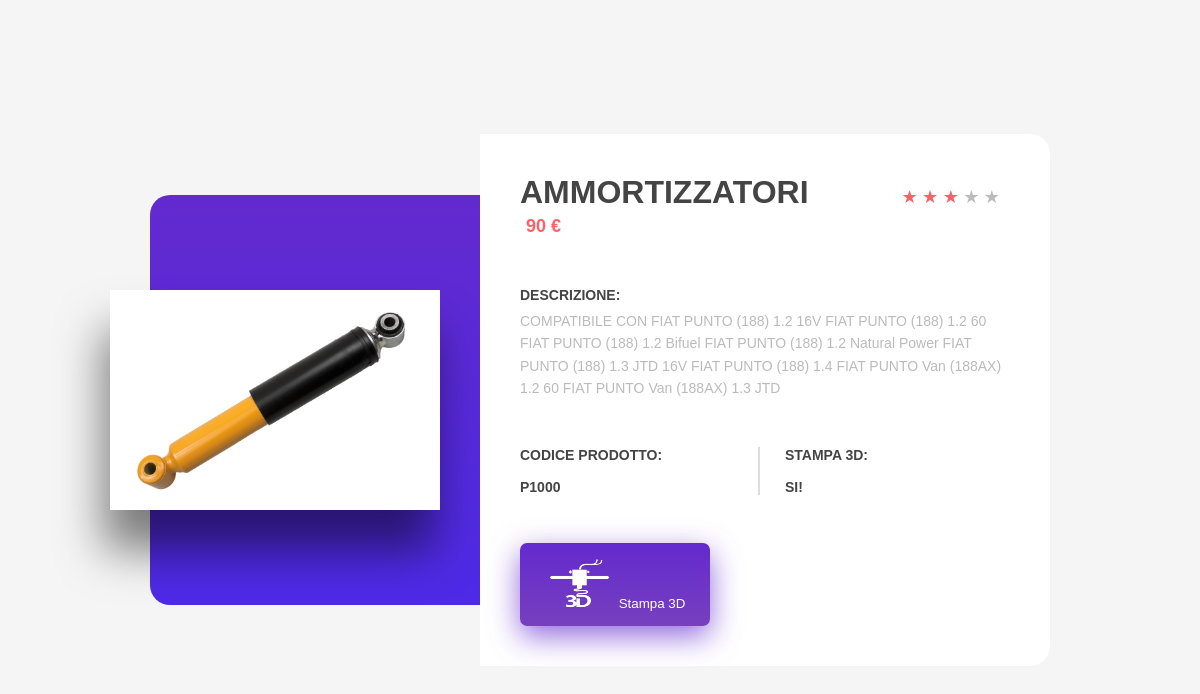
The page /cart_system/product/single-product.php?id=1 on the database its author committed.
### tables this page shows
CREATE TABLE `product` (
  `id` int(11) NOT NULL,
  `product_name` varchar(255) NOT NULL,
  `product_price` varchar(100) NOT NULL,
  `product_qty` int(11) NOT NULL DEFAULT 1,
  `product_image` varchar(255) NOT NULL,
  `product_code` varchar(50) NOT NULL,
  `product_auto` varchar(20) NOT NULL,
  `product_3d` varchar(10) NOT NULL,
  `product_desc` varchar(255) NOT NULL
);

### cart_system/product/single-product.php (the view, shortened to what this page needs)
<!DOCTYPE html>
<html lang="en">
<head>
    <link rel="stylesheet" href="style.css">
</head>
<body>
    <div class="container">
    <?php
  			include 'config.php';
  			$stmt = $conn->prepare("SELECT * FROM product WHERE id='$_GET[id]'");
  			$stmt->execute();
  			$result = $stmt->get_result();
  			while ($row = $result->fetch_assoc()):
  		?>
          <div class="product-image">
            <img src="<?= $row['product_image'] ?>" alt="" class="product-pic">
          </div>
          <div class="product-details">
            <header>
              <h1 class="title"><?= $row['product_name']?></h1>
              <div class="price">
                <span class="current"><?= $row['product_price']?> €</span>
              </div>
              <div class="rate">
                <a href="#!" class="active">★</a>
                <a href="#!" class="active">★</a>
                <a href="#!" class="active">★</a>
                <a href="#!">★</a>
                <a href="#!">★</a>
              </div>
            </header>
            <article>
              <h5>Descrizione:</h5>
              <p><?= $row['product_desc']?></p>
            </article>
            <div class="controls">
              <div class="size">
                <h5>Codice prodotto: <br> <br> <?= $row['product_code']?> </h5>
              </div>
              <div class="qty">
                <h5>Stampa 3D: <br> <br> <?= $row['product_3d']?> </h5>
              </div>
            </div>
            <?php endwhile; ?>
            <div class="footer">
              <button type="button" >
                <a href="../../3d-form/3d-form.html"style="color:white">
                <img src="image/3d-stampa.png" width="70px" height="50px" alt="">
                Stampa 3D </a>
              </button>
            </div>
          </div>
        </div>
</body>
</html>

### cart_system/product/style.css (style rules this page uses)
* { font-family: 'Oswald', sans-serif; }
body { background-color: whitesmoke; height: 100vh; margin: auto; display: -webkit-box; display: -ms-flexbox; display: flex; color: #444444; }
.container { margin: 30px; width: 100%; max-width: 900px; -webkit-box-pack: center; -ms-flex-pack: center; justify-content: center; -webkit-box-orient: vertical; -webkit-box-direction: normal; -ms-flex-direction: column; flex-direction: column; -webkit-box-align: center; -ms-flex-align: center; align-items: center; }
h5 { text-transform: uppercase; margin: 0; font-size: 14px; }
a { text-decoration: none; color: #bbb; }
.product-image { display: -webkit-box; display: -ms-flexbox; display: flex; -webkit-box-orient: vertical; -webkit-box-direction: normal; -ms-flex-direction: column; flex-direction: column; -webkit-box-align: center; -ms-flex-align: center; align-items: center; background: -webkit-gradient(linear, left top, left bottom, from(#632ace), to(#4d2ae7)); background: linear-gradient(to bottom, #632ace 0%, #4d2ae7 100%); border-radius: 20px 20px 0 0; padding: 55px 0; width: 100%; margin: auto; }
.product-pic { max-width: 180px; position: relative; left: 0; margin: 40px 0; -webkit-filter: drop-shadow(-6px 40px 23px rgba(0, 0, 0, 0.5)); filter: drop-shadow(-6px 40px 23px rgba(0, 0, 0, 0.5)); }
.product-details { padding: 40px; background-color: white; border-radius: 0 0 20px 20px; }
.product-details .title { text-transform: uppercase; margin: 0; }
.product-details .price { font-weight: 700; margin-top: 5px; font-size: 18px; }
.product-details .price .current { color: #fe6168; margin-left: 6px; }
.product-details header { margin-bottom: 50px; position: relative; }
.product-details article > h5 { margin: 0; }
.product-details article > p { color: #bbb; margin: .5em 0; font-size: 14px; line-height: 1.6; }
.product-details .controls { margin: 3em 0; }
.product-details .controls > div { -webkit-box-flex: 1; -ms-flex: 1; flex: 1; }
.product-details .controls > div + div { margin-top: 20px; -webkit-box-flex: 0; -ms-flex: none; flex: none; }
.product-details .rate { position: static; margin-top: 10px; }
.product-details .rate a { font-size: 18px; color: #bbb; }
.product-details .rate a.active, .product-details .rate a:hover { color: #fe6067; }
.footer { display: -webkit-box; display: -ms-flexbox; display: flex; -webkit-box-pack: justify; -ms-flex-pack: justify; justify-content: space-between; -webkit-box-align: center; -ms-flex-align: center; align-items: center; }
.footer > button { display: -webkit-box; display: -ms-flexbox; display: flex; border: 0; padding: 15px 25px; -webkit-box-align: center; -ms-flex-align: center; align-items: center; border-radius: 7px; cursor: pointer; background: -webkit-gradient(linear, left top, left bottom, from(#632ace), to(#7740be)); background: linear-gradient(to bottom, #632ace 0%, #7740be 100%); -webkit-box-shadow: 0 10px 30px 0 rgba(99, 42, 206, 0.7); box-shadow: 0 10px 30px 0 rgba(99, 42, 206, 0.7); -webkit-transition: 200ms; transition: 200ms; }
@media (min-width: 37.5em) { .product-details .rate { position: absolute; top: 12px; right: 10px; margin-top: 0; } }
@media (min-width: 37.5em) { .product-details .controls > div.qty { width: 200px; } }
@media (min-width: 37.5em) { .product-details .controls > div + div { border-left: 2px solid rgba(187, 187, 187, 0.5); padding-left: 25px; padding-right: 25px; width: 100px; margin-top: 0; } }
@media (min-width: 37.5em) { .product-details .controls { display: -webkit-box; display: -ms-flexbox; display: flex; } }
@media (min-width: 56.25em) { .container { display: -webkit-box; display: -ms-flexbox; display: flex; -webkit-box-orient: horizontal; -webkit-box-direction: normal; -ms-flex-direction: row; flex-direction: row; -webkit-box-align: normal; -ms-flex-align: normal; align-items: normal; margin: auto; } }
@media (min-width: 56.25em) { .product-image { border-radius: 20px 0 0 20px; max-width: 330px; } }
@media (min-width: 56.25em) { .product-pic { left: -40px; max-width: 330px; } }
@media (min-width: 56.25em) { .product-details { width: 100%; border-radius: 0 20px 20px 0; } }

### rows shown on the page
product: product_image (picture), product_name "AMMORTIZZATORI", product_price "90", product_desc "COMPATIBILE CON FIAT PUNTO (188) 1.2 16V FIAT PUNTO (188) 1.2 60 FIAT PUNTO (188) 1.2 Bifuel FIAT PUNTO (188) 1.2 Natural Power FIAT PUNTO (188) 1.3 JTD 16V FIAT PUNTO (188) 1.4 FIAT PUNTO Van (188AX) 1.2 60 FIAT PUNTO Van (188AX) 1.3 JTD", product_code "P1000", product_3d "SI!"
